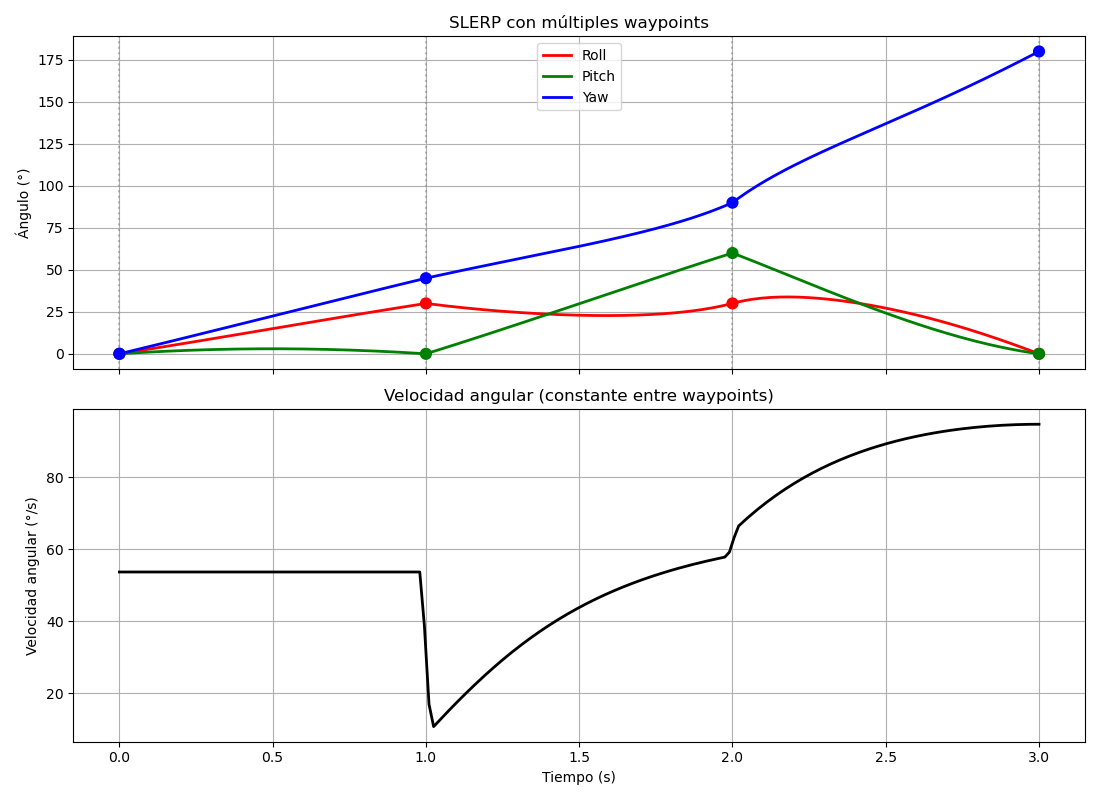

The script that saved this image:
#!/usr/bin/env python3
"""
SLERP con múltiples poses (waypoints).
Útil para trayectorias de orientación complejas.
"""

from scipy.spatial.transform import Rotation as R, Slerp
import numpy as np
import matplotlib
matplotlib.use('Agg')
import matplotlib.pyplot as plt

# --- 4 waypoints de orientación ---
waypoints_deg = [
    [0,   0,   0],    # t=0
    [30,  0,   45],   # t=1
    [30,  60,  90],   # t=2
    [0,   0,   180],  # t=3
]
times_wp = [0, 1, 2, 3]

rotations = R.from_euler('xyz', waypoints_deg, degrees=True)

# --- SLERP con múltiples waypoints ---
slerp = Slerp(times_wp, rotations)
times = np.linspace(0, 3, 200)
interp = slerp(times)
euler = interp.as_euler('xyz', degrees=True)

# --- Gráfica ---
fig, axes = plt.subplots(2, 1, figsize=(11, 8), sharex=True)

axes[0].plot(times, euler[:, 0], 'r-', linewidth=2, label='Roll')
axes[0].plot(times, euler[:, 1], 'g-', linewidth=2, label='Pitch')
axes[0].plot(times, euler[:, 2], 'b-', linewidth=2, label='Yaw')
for i, tw in enumerate(times_wp):
    axes[0].axvline(tw, color='gray', linestyle=':', alpha=0.5)
    axes[0].scatter([tw]*3, waypoints_deg[i], c=['red','green','blue'], s=60, zorder=5)
axes[0].set_ylabel('Ángulo (°)')
axes[0].set_title('SLERP con múltiples waypoints')
axes[0].legend(); axes[0].grid(True)

# Velocidad angular
rotvecs = interp.as_rotvec()
angles = np.linalg.norm(rotvecs, axis=1) * 180 / np.pi
angular_vel = np.gradient(angles, times)
axes[1].plot(times, angular_vel, 'k-', linewidth=2)
axes[1].set_ylabel('Velocidad angular (°/s)')
axes[1].set_xlabel('Tiempo (s)')
axes[1].set_title('Velocidad angular (constante entre waypoints)')
axes[1].grid(True)

plt.tight_layout()
plt.savefig('slerp_multiple.png', dpi=100)
plt.close()

# --- Tabla resumen ---
print("=" * 70)
print("SLERP MULTI-WAYPOINT")
print("=" * 70)
print(f"{'t':>6} {'Roll (°)':>10} {'Pitch (°)':>10} {'Yaw (°)':>10} {'ω (°/s)':>10}")
print("-" * 50)
for i in range(0, len(times), 20):
    print(f"{times[i]:>6.2f} {euler[i,0]:>10.2f} {euler[i,1]:>10.2f} {euler[i,2]:>10.2f} {angular_vel[i]:>10.2f}")

print("\nGráfica guardada: slerp_multiple.png")
